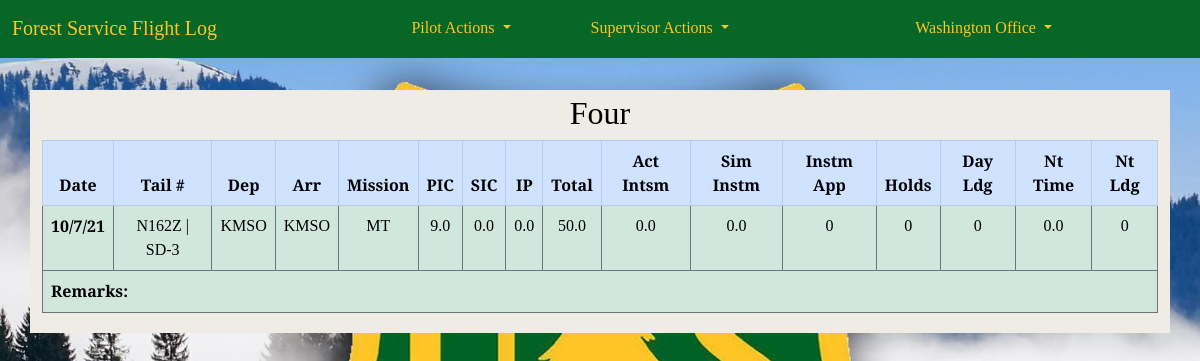
The app's page /pilot_log/56/ (signed in), older data.
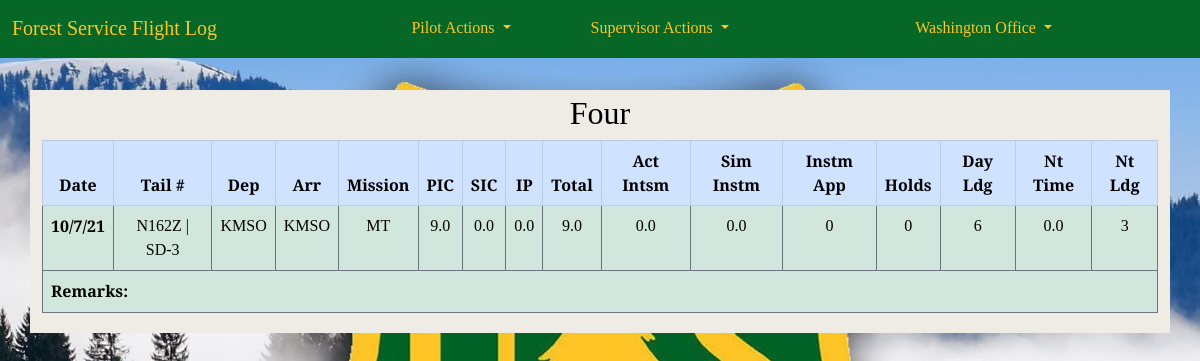
The same page, newer data.
### pilot_log/models.py (models this page shows, shortened)
class FlightDetail(models.Model):
    pilot = models.ForeignKey(
        'accounts.CustomUser',
        on_delete = models.CASCADE,
        blank=False,
        null=False,
        )
    date_of_flight = models.DateField(null=False, blank=False)
    tail_number = models.ForeignKey(
        'Aircraft',
        on_delete = models.PROTECT,
        blank=False,
        null=False,
        )
    depart_ICAO = models.CharField(max_length=4, null=False, blank=False, default="KMSO")
    arrival_ICAO = models.CharField(max_length=4, null=False, blank=False, default="KMSO")
    msn_type = models.CharField(
        max_length=20,
        choices=settings.MISSION_CHOICES,
        null=False,
        blank=False,
        )
    pic_time = models.DecimalField(max_digits=2, decimal_places=1, default=0.0)
    sic_time = models.DecimalField(max_digits=2, decimal_places=1, default=0.0)
    instructor_time = models.DecimalField(max_digits=2, decimal_places=1, default=0.0)
    total_time = models.DecimalField(max_digits=3, decimal_places=1, null=True, blank=True)
    act_instrument_time = models.DecimalField(max_digits=2, decimal_places=1, default=0.0)
    sim_instrument_time = models.DecimalField(max_digits=2, decimal_places=1, default=0.0)
    instrument_appchs = models.PositiveIntegerField(default=0)
    holds = models.PositiveIntegerField(default=0)
    day_landings = models.PositiveIntegerField(default=0)
    night_time = models.DecimalField(max_digits=2, decimal_places=1, default=0.0)
    night_landings = models.PositiveIntegerField(default=0)
    remarks = models.TextField(max_length=250, blank=True, default='')
    class Meta:
        ordering = ['-date_of_flight']
        get_latest_by = 'date_of_flight'

class Aircraft(models.Model):
    tail_number = models.CharField(
        max_length=10,
        primary_key=True
        )
    aircraft_type = models.CharField(
        max_length=15,
        choices=settings.AIRCRAFT_TYPES,
        null=False,
        blank=False
    )
    def __str__(self):
        return f'{self.tail_number} | {self.aircraft_type}'

### accounts/models.py (models this page shows, shortened)
class CustomUser(AbstractUser):
    REGION_CHOICES = [
        ('1', '1 - Northern'),
        ('2', '2 - Rocky Mountain'),
        ('3', '3 - Southwestern'),
        ('4', '4 - Intermountain'),
        ('5', '5 - Pacific Southwest'),
        ('6', '6 - Pacific Northwest'),
        ('8', '8 - Southern'),
        ('9', '9 - Eastern'),
        ('10', '10 - Alaska'),
        ('WO', 'Washington Office'),
    ]
    region = models.CharField(
        max_length=4,
        choices=REGION_CHOICES,
        default='WO',
        null=False,
        blank=False
        )
    base = models.CharField(max_length=20, blank=True)
    office_phone = models.CharField(max_length=12, blank=True)
    cell_phone = models.CharField(max_length=12, blank=True)
    date_of_hire = models.DateField(null=True, blank=True)
    pilot_cert_number = models.CharField(max_length=20, blank=True)
    atp = models.BooleanField(default=False)
    cfi = models.BooleanField(default=False)
    cfii = models.BooleanField(default=False)
    mei = models.BooleanField(default=False)
    commercial_rating = models.BooleanField(default=False)
    medical_class = models.IntegerField(null=True, blank=True)
    date_of_medical = models.DateField(null=True, blank=True)
    user_supervisor = models.ForeignKey(
        'self',
        on_delete=models.PROTECT,
        limit_choices_to={'is_supervisor': True},
        blank=False,
        null=True,
        default=5
        )
    is_supervisor = models.BooleanField(default=False)
    is_captain = models.BooleanField(default=False)
    smokejumper_msn_eval_date = models.DateField(null=True, blank=True)
    equipment_eval_date = models.DateField(null=True, blank=True)
    order = ('username',)
    USERNAME_FIELD = 'username'
    REQUIRED_FIELDS = []

### pilot_log/views.py (the view)
# urls.py: path('<int:pk>/', FlightDetailView.as_view(), name='flight_detail'),
class FlightDetailView(LoginRequiredMixin, DetailView):
    model = FlightDetail
    template_name = "flight_detail.html"

### templates/flight_detail.html (shortened to what this page needs)
{% extends 'base.html' %}
{% load crispy_forms_tags %}
{% block content %}
    <div class="container py-1">
        <h2>{{ flightdetail.pilot.last_name }}</h2>
        <table class="table table-bordered t1">
            <thead class="thead-light">
                <tr class="table-primary">
                    <th scope="col">Date</th>
                    <th scope="col">Tail #</th>
                    <th scope="col">Dep</th>
                    <th scope="col">Arr</th>
                    <th scope="col">Mission</th>
                    <th scope="col">PIC</th>
                    <th scope="col">SIC</th>
                    <th scope="col">IP</th>
                    <th scope="col">Total</th>
                    <th scope="col">Act Intsm</th>
                    <th scope="col">Sim Instm</th>
                    <th scope="col">Instm App</th>
                    <th scope="col">Holds</th>
                    <th scope="col">Day Ldg</th>
                    <th scope="col">Nt Time</th>
                    <th scope="col">Nt Ldg</th>
                </tr>
            </thead>
        <tbody>
                <tr class="table-success border border-secondary">
                    <th scope="row">{{ flightdetail.date_of_flight|date:"n/j/y" }}</th>
                    <td>{{ flightdetail.tail_number }}</td>
                    <td>{{ flightdetail.depart_ICAO }}</td>
                    <td>{{ flightdetail.arrival_ICAO }}</td>
                    <td>{{ flightdetail.msn_type }}</td>
                    <td>{{ flightdetail.pic_time }}</td>
                    <td>{{ flightdetail.sic_time }}</td>
                    <td>{{ flightdetail.instructor_time }}</td>
                    <td>{{ flightdetail.total_time }}</td>
                    <td>{{ flightdetail.act_instrument_time }}</td>
                    <td>{{ flightdetail.sim_instrument_time }}</td>
                    <td>{{ flightdetail.instrument_appchs }}</td>
                    <td>{{ flightdetail.holds }}</td>
                    <td>{{ flightdetail.day_landings }}</td>
                    <td>{{ flightdetail.night_time }}</td>
                    <td>{{ flightdetail.night_landings }}</td>
                </tr>
                <tr class="table-success border border-secondary">
                    <td colspan = "16" class="text-start"><b>Remarks:</b>  {{ flightdetail.remarks }}</td>
                </tr>
            </tbody>
        </table>
    </div>
{% endblock content %}

Row changes from the older to the newer data that the page shows:
changed FlightDetail "KMSO": total_time "50.0" → "9.0"; day_landings "0" → "6"; night_landings "0" → "3"
